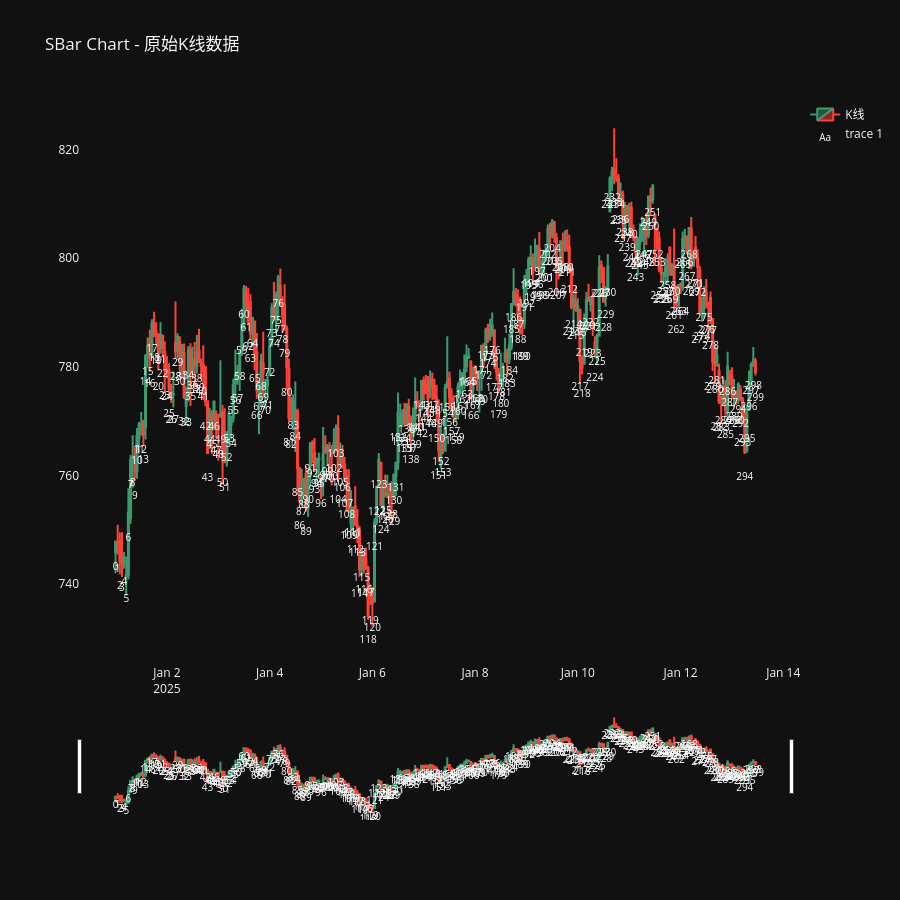
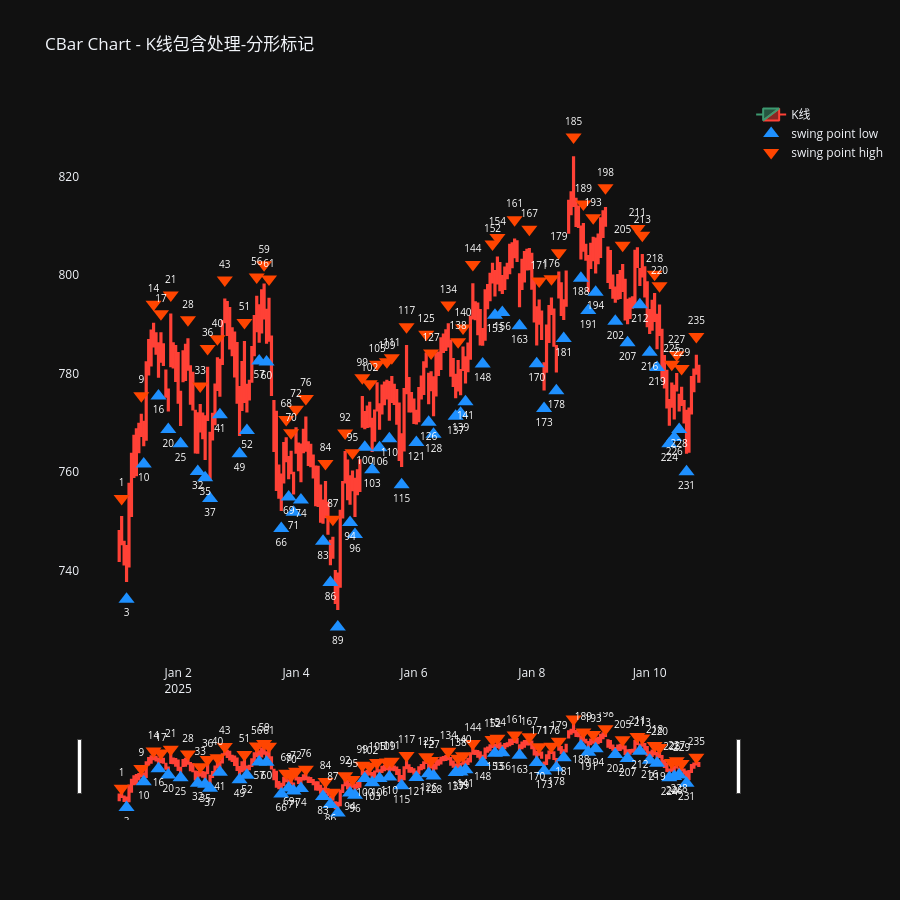

Source (notebook cell) for these figures, in order:
### Code cell
import logging

from pulao.logging import init_logging

import pandas as pd

from pulao.bar import SBarManager,SBar,CBarManager

import polars as pl
import plotly.graph_objects as go
import plotly.io as pio
from plotly.subplots import make_subplots
from pulao.constant import Exchange, FractalType, Timeframe

from pulao.logging import get_logger
init_logging(level=logging.DEBUG)
open("./logs/pulao.log", "w").close() # 每次运行前清空日志
logger = get_logger(__name__)
logger.debug("开始运行")

df = pl.read_csv("../dataset/I8888.XDCE_60m.csv", try_parse_dates=True)
df = df.head(300)  # test

sbar_list = []
columns = df.columns

symbol="i8888"
exchange = Exchange.DCE
tieframe = Timeframe.H1
for idx, row in enumerate(df.iter_rows()):
    row_dict = dict(zip(columns, row, strict=False))
    # datetime,open,close,high,low,volume,money,open_interest,signal
    datetime = row_dict["datetime"]
    o = row_dict["open"]
    close = row_dict["close"]
    high = row_dict["high"]
    low = row_dict["low"]
    volume = row_dict["volume"]
    money = row_dict["money"]
    open_interest = row_dict["open_interest"]

    sbar = SBar(id=idx, symbol=symbol, exchange=exchange, timeframe=tieframe, datetime=datetime, turnover=money, open_price=o, close_price=close, high_price=high, low_price=low, volume=volume,open_interest=open_interest, ema_short=0, ema_long=0, created_at=datetime)

    sbar_list.append(sbar)
# 模拟行情数据接收
sbar_manager = SBarManager(symbol=symbol, timeframe=tieframe)
cbar_manager = CBarManager(sbar_manager=sbar_manager)

# 流入模拟数据
for sbar in sbar_list:
    sbar_manager.append(sbar)

logger.debug("运行结束")
# sleep(3) # 等一会，让日志输出完

#
# Plotly 绘图
#
# 设置全局默认布局
pio.templates.default = 'plotly_dark'
#
# region . Plotly - Sbar
#
df_sbar = sbar_manager.df_sbar.to_pandas()
df_sbar["datetime"] = pd.date_range("2025-01-01", periods=df_sbar.shape[0], freq="h")
# df_sbar["open_price"] = df_sbar["high_price"]
# df_sbar["close_price"] = df_sbar["low_price"]
df_sbar.insert(0, "index", range(len(df_sbar)))

fig = make_subplots(
    rows=1, cols=1
)
fig.add_trace(go.Candlestick(
    x=df_sbar['datetime'],
    open=df_sbar['open_price'],
    high=df_sbar['high_price'],
    low=df_sbar['low_price'],
    close=df_sbar['close_price'],
    name='K线',
), row=1, col=1)

fig.add_trace(go.Scatter(
    x=df_sbar['datetime'],
    y=df_sbar['close_price'] * 0.995,   # 放在K线最低价下方一点，不遮挡蜡烛
    mode='text',
    text=df_sbar["index"],      # ← 添加序号
    textposition="bottom center",              # ← 文字位置
    textfont=dict(size=10, color="white"),
), row=1, col=1)

title = 'SBar Chart - 原始K线数据'
fig.update_layout(title=title,
                  height=900,
                  hovermode='x unified',  # X轴悬停联动虚线
                  )

fig.update_xaxes(
    showgrid=False,
)

fig.update_yaxes(
    showgrid=False,
)

fig.show()
# endregion

#
# region . Plotly - Cbar
#
df_cbar = cbar_manager.df_cbar.to_pandas()
df_cbar["datetime"] = pd.date_range("2025-01-01", periods=df_cbar.shape[0], freq="h")
df_cbar["open_price"] = df_cbar["high_price"]
df_cbar["close_price"] = df_cbar["low_price"]
df_cbar.insert(0, "index", range(len(df_cbar)))

fig = make_subplots(
    rows=1, cols=1
)
fig.add_trace(go.Candlestick(
    x=df_cbar['datetime'],
    open=df_cbar['open_price'],
    high=df_cbar['high_price'],
    low=df_cbar['low_price'],
    close=df_cbar['close_price'],
    name='K线',
), row=1, col=1)

df_fractal_bottom = df_cbar[(df_cbar['fractal_type'] == FractalType.BOTTOM)]

fig.add_trace(go.Scatter(
    x=df_fractal_bottom['datetime'],
    y=df_fractal_bottom['low_price'] * 0.995,   # 放在K线最低价下方一点，不遮挡蜡烛
    mode='markers+text',
    name='swing point low',
    marker=dict(
        symbol='triangle-up',
        size=14,
        color='#1E90FF',
    ),
    text=df_fractal_bottom["index"],      # ← 添加序号
    textposition="bottom center",              # ← 文字位置
    textfont=dict(size=10, color="white"),
    hovertemplate=
        "<b>波段低点</b><br>" +
        "时间: %{x}<br>" +
        "价格: %{y:.2f}<br>" +
        "<extra></extra>"
), row=1, col=1)


df_fractal_top = df_cbar[(df_cbar['fractal_type'] == FractalType.TOP)]

fig.add_trace(go.Scatter(
    x=df_fractal_top['datetime'],
    y=df_fractal_top['high_price'] * 1.005,  # 放在K线最高价上方一点
    mode='markers+text',
    name='swing point high',
    marker=dict(
        symbol='triangle-down',
        size=14,
        color='#FF4500',
    ),
    text=df_fractal_top["index"],      # ← 添加序号
    textposition="top center",              # ← 文字位置
    textfont=dict(size=10, color="white"),
    hovertemplate=
        "<b>波段高点</b><br>" +
        "时间: %{x}<br>" +
        "价格: %{y:.2f}<br>" +
        "<extra></extra>"
), row=1, col=1)

title = 'CBar Chart - K线包含处理-分形标记'
fig.update_layout(title=title,
                  height=900,
                  hovermode='x unified',  # X轴悬停联动虚线
                  )

fig.update_xaxes(
    showgrid=False,
)

fig.update_yaxes(
    showgrid=False,
)

fig.show()
# endregion

### Figure 1 — Plotly figure (JSON) as saved in the notebook; plotly's stock layout.template omitted (floating-point values rounded to 4 significant figures; data arrays with more than 128 entries replaced by an {"elided": "..."} marker saying what was removed)
{"data": [{"close": {"elided": "300 float values"}, "high": {"elided": "300 float values"}, "low": {"elided": "300 float values"}, "name": "K线", "open": {"elided": "300 float values"}, "type": "candlestick", "x": {"elided": "300 str values"}, "xaxis": "x", "yaxis": "y"}, {"mode": "text", "text": {"elided": "300 float values"}, "textfont": {"color": "white", "size": 10}, "textposition": "bottom center", "type": "scatter", "x": {"elided": "300 str values"}, "xaxis": "x", "y": {"elided": "300 float values"}, "yaxis": "y"}], "layout": {"height": 900, "hovermode": "x unified", "title": {"text": "SBar Chart - 原始K线数据"}, "xaxis": {"anchor": "y", "domain": [0, 1], "showgrid": false}, "yaxis": {"anchor": "x", "domain": [0, 1], "showgrid": false}}}

### Figure 2 — Plotly figure (JSON) as saved in the notebook; plotly's stock layout.template omitted (floating-point values rounded to 4 significant figures; data arrays with more than 128 entries replaced by an {"elided": "..."} marker saying what was removed)
{"data": [{"close": {"elided": "237 float values"}, "high": {"elided": "237 float values"}, "low": {"elided": "237 float values"}, "name": "K线", "open": {"elided": "237 float values"}, "type": "candlestick", "x": {"elided": "237 str values"}, "xaxis": "x", "yaxis": "y"}, {"hovertemplate": "<b>波段低点</b><br>时间: %{x}<br>价格: %{y:.2f}<br><extra></extra>", "marker": {"color": "#1E90FF", "size": 14, "symbol": "triangle-up"}, "mode": "markers+text", "name": "swing point low", "text": [3.0, 10.0, 16.0, 20.0, 25.0, 32.0, 35.0, 37.0, 41.0, 49.0, 52.0, 57.0, 60.0, 66.0, 69.0, 71.0, 74.0, 83.0, 86.0, 89.0, 94.0, 96.0, 100.0, 103.0, 106.0, 110.0, 115.0, 121.0, 126.0, 128.0, 137.0, 139.0, 141.0, 148.0, 153.0, 156.0, 163.0, 170.0, 173.0, 178.0, 181.0, 188.0, 191.0, 194.0, 202.0, 207.0, 212.0, 216.0, 219.0, 224.0, 226.0, 228.0, 231.0], "textfont": {"color": "white", "size": 10}, "textposition": "bottom center", "type": "scatter", "x": ["2025-01-01T03:00:00.000000", "2025-01-01T10:00:00.000000", "2025-01-01T16:00:00.000000", "2025-01-01T20:00:00.000000", "2025-01-02T01:00:00.000000", "2025-01-02T08:00:00.000000", "2025-01-02T11:00:00.000000", "2025-01-02T13:00:00.000000", "2025-01-02T17:00:00.000000", "2025-01-03T01:00:00.000000", "2025-01-03T04:00:00.000000", "2025-01-03T09:00:00.000000", "2025-01-03T12:00:00.000000", "2025-01-03T18:00:00.000000", "2025-01-03T21:00:00.000000", "2025-01-03T23:00:00.000000", "2025-01-04T02:00:00.000000", "2025-01-04T11:00:00.000000", "2025-01-04T14:00:00.000000", "2025-01-04T17:00:00.000000", "2025-01-04T22:00:00.000000", "2025-01-05T00:00:00.000000", "2025-01-05T04:00:00.000000", "2025-01-05T07:00:00.000000", "2025-01-05T10:00:00.000000", "2025-01-05T14:00:00.000000", "2025-01-05T19:00:00.000000", "2025-01-06T01:00:00.000000", "2025-01-06T06:00:00.000000", "2025-01-06T08:00:00.000000", "2025-01-06T17:00:00.000000", "2025-01-06T19:00:00.000000", "2025-01-06T21:00:00.000000", "2025-01-07T04:00:00.000000", "2025-01-07T09:00:00.000000", "2025-01-07T12:00:00.000000", "2025-01-07T19:00:00.000000", "2025-01-08T02:00:00.000000", "2025-01-08T05:00:00.000000", "2025-01-08T10:00:00.000000", "2025-01-08T13:00:00.000000", "2025-01-08T20:00:00.000000", "2025-01-08T23:00:00.000000", "2025-01-09T02:00:00.000000", "2025-01-09T10:00:00.000000", "2025-01-09T15:00:00.000000", "2025-01-09T20:00:00.000000", "2025-01-10T00:00:00.000000", "2025-01-10T03:00:00.000000", "2025-01-10T08:00:00.000000", "2025-01-10T10:00:00.000000", "2025-01-10T12:00:00.000000", "2025-01-10T15:00:00.000000"], "xaxis": "x", "y": [734.3, 761.7, 775.5, 768.7, 765.8, 760.2, 758.9, 754.7, 771.7, 763.7, 768.5, 782.5, 782.3, 748.6, 755.0, 751.9, 754.4, 746.0, 737.7, 728.6, 749.8, 747.4, 765.1, 760.5, 765.0, 766.8, 757.5, 766.1, 770.1, 767.7, 771.4, 772.0, 774.3, 781.9, 791.9, 792.4, 789.7, 782.0, 772.9, 776.5, 787.1, 799.4, 792.8, 796.5, 790.6, 786.3, 794.0, 784.3, 781.3, 765.8, 767.1, 768.7, 760.1], "yaxis": "y"}, {"hovertemplate": "<b>波段高点</b><br>时间: %{x}<br>价格: %{y:.2f}<br><extra></extra>", "marker": {"color": "#FF4500", "size": 14, "symbol": "triangle-down"}, "mode": "markers+text", "name": "swing point high", "text": [1.0, 9.0, 14.0, 17.0, 21.0, 28.0, 33.0, 36.0, 40.0, 43.0, 51.0, 56.0, 59.0, 61.0, 68.0, 70.0, 72.0, 76.0, 84.0, 87.0, 92.0, 95.0, 99.0, 102.0, 105.0, 109.0, 111.0, 117.0, 125.0, 127.0, 134.0, 138.0, 140.0, 144.0, 152.0, 154.0, 161.0, 167.0, 171.0, 176.0, 179.0, 185.0, 189.0, 193.0, 198.0, 205.0, 211.0, 213.0, 218.0, 220.0, 225.0, 227.0, 229.0, 235.0], "textfont": {"color": "white", "size": 10}, "textposition": "top center", "type": "scatter", "x": ["2025-01-01T01:00:00.000000", "2025-01-01T09:00:00.000000", "2025-01-01T14:00:00.000000", "2025-01-01T17:00:00.000000", "2025-01-01T21:00:00.000000", "2025-01-02T04:00:00.000000", "2025-01-02T09:00:00.000000", "2025-01-02T12:00:00.000000", "2025-01-02T16:00:00.000000", "2025-01-02T19:00:00.000000", "2025-01-03T03:00:00.000000", "2025-01-03T08:00:00.000000", "2025-01-03T11:00:00.000000", "2025-01-03T13:00:00.000000", "2025-01-03T20:00:00.000000", "2025-01-03T22:00:00.000000", "2025-01-04T00:00:00.000000", "2025-01-04T04:00:00.000000", "2025-01-04T12:00:00.000000", "2025-01-04T15:00:00.000000", "2025-01-04T20:00:00.000000", "2025-01-04T23:00:00.000000", "2025-01-05T03:00:00.000000", "2025-01-05T06:00:00.000000", "2025-01-05T09:00:00.000000", "2025-01-05T13:00:00.000000", "2025-01-05T15:00:00.000000", "2025-01-05T21:00:00.000000", "2025-01-06T05:00:00.000000", "2025-01-06T07:00:00.000000", "2025-01-06T14:00:00.000000", "2025-01-06T18:00:00.000000", "2025-01-06T20:00:00.000000", "2025-01-07T00:00:00.000000", "2025-01-07T08:00:00.000000", "2025-01-07T10:00:00.000000", "2025-01-07T17:00:00.000000", "2025-01-07T23:00:00.000000", "2025-01-08T03:00:00.000000", "2025-01-08T08:00:00.000000", "2025-01-08T11:00:00.000000", "2025-01-08T17:00:00.000000", "2025-01-08T21:00:00.000000", "2025-01-09T01:00:00.000000", "2025-01-09T06:00:00.000000", "2025-01-09T13:00:00.000000", "2025-01-09T19:00:00.000000", "2025-01-09T21:00:00.000000", "2025-01-10T02:00:00.000000", "2025-01-10T04:00:00.000000", "2025-01-10T09:00:00.000000", "2025-01-10T11:00:00.000000", "2025-01-10T13:00:00.000000", "2025-01-10T19:00:00.000000"], "xaxis": "x", "y": [754.7, 775.5, 794.1, 792.1, 796.0, 790.9, 777.5, 785.1, 787.1, 799.0, 790.4, 799.6, 802.1, 799.2, 770.7, 768.0, 772.8, 774.9, 761.8, 750.5, 768.0, 763.9, 779.2, 778.0, 781.9, 782.4, 783.2, 789.5, 788.0, 784.2, 794.0, 786.5, 789.3, 802.1, 806.3, 807.6, 811.2, 809.3, 798.8, 799.2, 804.5, 828.0, 814.4, 811.6, 817.7, 806.1, 809.4, 808.1, 800.2, 797.8, 781.9, 783.8, 781.0, 787.6], "yaxis": "y"}], "layout": {"height": 900, "hovermode": "x unified", "title": {"text": "CBar Chart - K线包含处理-分形标记"}, "xaxis": {"anchor": "y", "domain": [0, 1], "showgrid": false}, "yaxis": {"anchor": "x", "domain": [0, 1], "showgrid": false}}}
